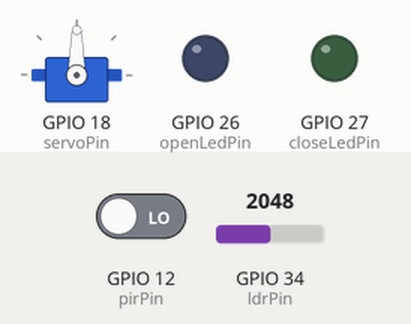
The sketch below on a simulated ESP32. Parts: servo, output pins drawn as LEDs (lit = HIGH). The test bench sets the inputs (shaded band); at power-on: GPIO 34 (ldrPin) = 2048, GPIO 12 (pirPin) LOW. WiFi joins after 1.5 s; servers stay silent unless stated; random numbers use the default seed unless the sketch sets one; no MQTT or app messages arrive unless stated; what the sketch prints to the serial monitor is not drawn.

Above: at 7.9 s.
8.0 s: GPIO 34 (ldrPin) set to 2840
9.5 s: GPIO 34 (ldrPin) set to 2954
At 9.8 s:
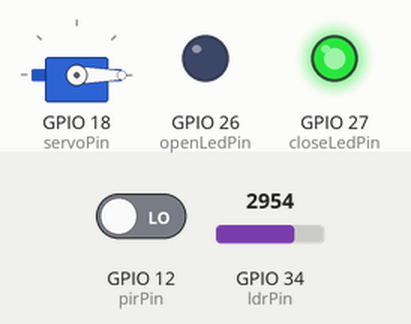
16.0 s: GPIO 34 (ldrPin) set to 2866
At 17.0 s:
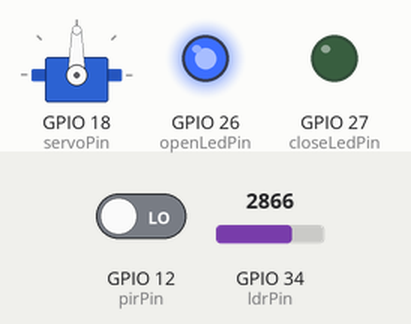
22.5 s: GPIO 34 (ldrPin) set to 3603
At 28.1 s:
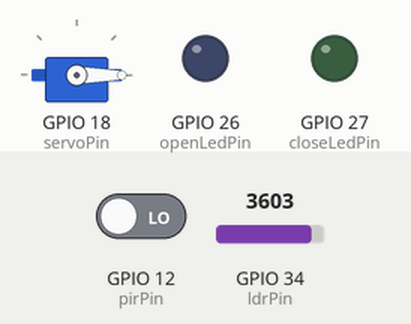
Timing chart, 0 to 29.6 s (numbered marks = the images above; inputs shaded):
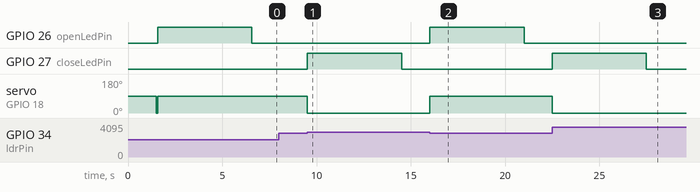

Measured:
- the behaviour switches between 2907 and 2908 on GPIO 34 (ldrPin) (found by bisection; images 0 and 1)
- after the input at 8.0 s, every drawn part: stays the same
- after the input at 9.5 s, GPIO 27 (closeLedPin): LOW → HIGH at once, → LOW 5.0 s later; servo on GPIO 18 (servoPin): 90° → 0° at once
- after the input at 16.0 s, GPIO 26 (openLedPin): LOW → HIGH at once, → LOW 5.0 s later; servo on GPIO 18 (servoPin): 0° → 90° at once
- after the input at 22.5 s, GPIO 27 (closeLedPin): LOW → HIGH at once, → LOW 5.0 s later; servo on GPIO 18 (servoPin): 90° → 0° at once

The sketch:

sketch.ino
```cpp
#include <WiFi.h>
#include "PubSubClient.h"
#include <Wire.h>
#include <RTClib.h>
#include <ESP32Servo.h>

const char* ssid = "Wokwi-GUEST";
const char* password = "";
const char* mqttServer = "broker.hivemq.com";
const int mqttPort = 1883;
char clientId[50];
char stateMessage[50];
const int LIGHT_THRESHOLD = 70;
const char* curtainScheduleTopic = "rideaux/rtc";
const char* curtainModeTopic = "rideaux/mode";
const char* curtainCommandTopic = "rideaux/commande";

WiFiClient espClient;
PubSubClient client(espClient);
Servo curtainServo;

const int pirPin = 12;
const int ldrPin = 34;
const int openLedPin = 26;
const int closeLedPin = 27;
const int servoPin = 18;
const int SDA_PIN = 21;
const int SCL_PIN = 22;

RTC_DS1307 rtc;

bool curtainState = false;
int ldrValue = 0;
int lightPercentage = 0;
bool manualOverride = false;

void setup() {
  Serial.begin(115200);
  randomSeed(analogRead(0));
  pinMode(pirPin, INPUT);
  pinMode(ldrPin, INPUT);
  pinMode(openLedPin, OUTPUT);
  pinMode(closeLedPin, OUTPUT);

  curtainServo.attach(servoPin);
  Wire.begin(SDA_PIN, SCL_PIN);
  if (!rtc.begin()) {
    Serial.println("Couldn't find RTC");
    while (1);
  }
  if (!rtc.isrunning()) {
    Serial.println("RTC is NOT running, let's set the time!");
    rtc.adjust(DateTime(F(__DATE__), F(__TIME__)));
  }

  Serial.println();
  Serial.print("Connecting to ");
  Serial.println(ssid);

  wifiConnect();

  Serial.println("");
  Serial.println("WiFi connected");
  Serial.println("IP address: ");
  Serial.println(WiFi.localIP());

  client.setServer(mqttServer, mqttPort);
  client.setCallback(callback);

  curtainServo.write(0);
  digitalWrite(openLedPin, LOW);
  digitalWrite(closeLedPin, LOW);
  strcpy(stateMessage, "Curtains are CLOSED");
  publishState();
}

void wifiConnect() {
  WiFi.mode(WIFI_STA);
  WiFi.begin(ssid, password);
  while (WiFi.status() != WL_CONNECTED) {
    delay(500);
    Serial.print(".");
  }
}

void mqttReconnect() {
  while (!client.connected()) {
    Serial.print("Attempting MQTT connection...");
    long r = random(1000);
    sprintf(clientId, "clientId-%ld", r);
    if (client.connect(clientId)) {
      Serial.print(clientId);
      Serial.println(" connected");
      client.subscribe(curtainCommandTopic);
      client.subscribe(curtainModeTopic);
      client.subscribe(curtainScheduleTopic);
    } else {
      Serial.print("failed, rc=");
      Serial.print(client.state());
      Serial.println(" try again in 5 seconds");
      delay(5000);
    }
  }
}

void callback(char* topic, byte* message, unsigned int length) {
  Serial.print("Message arrived on topic: ");
  Serial.print(topic);
  Serial.print(". Message: ");
  String stMessage;
  for (int i = 0; i < length; i++) {
    Serial.print((char)message[i]);
    stMessage += (char)message[i];
  }
  Serial.println();

  if (String(topic) == curtainModeTopic) {
    if (stMessage == "manual") {
      manualOverride = true;
      Serial.println("Manual mode activated");
    } else if (stMessage == "auto") {
      manualOverride = false;
      Serial.println("Auto mode activated");
    }
  }

 if (String(topic) == curtainScheduleTopic) {
    int targetHour = stMessage.substring(0, 2).toInt();
    int targetMinute = stMessage.substring(3).toInt();
    while (true) {
        DateTime now = rtc.now(); // Obtenir l'heure actuelle

        if (now.hour() == targetHour  && now.minute() == targetMinute) {
            if (!curtainState) {
                curtainServo.write(90); // Ouvrir le rideau
                curtainState = true;
            } else {
                curtainServo.write(0); // Fermer le rideau
                curtainState = false;
            }
            break;
        }
        delay(1000);
    }
}
  if (String(topic) == curtainCommandTopic) {
    Serial.print("Changing curtains to ");
    if (manualOverride && stMessage == "open" && !curtainState) {
      Serial.println("open");
      curtainServo.write(90);
      curtainState = true;
      strcpy(stateMessage, "Curtains are OPEN");
      digitalWrite(openLedPin, HIGH);
      delay(1000);
      digitalWrite(openLedPin, LOW);
    }
    if (manualOverride && stMessage == "close" && curtainState) {
      Serial.println("close");
      curtainServo.write(0);
      curtainState = false;
      strcpy(stateMessage, "Curtains are CLOSED");
      digitalWrite(closeLedPin, HIGH);
      delay(1000);
      digitalWrite(closeLedPin, LOW);
    }
    publishState();
  }
}

void publishState() {
  client.publish("STATCURTAINS", stateMessage);
  client.publish("LIGHTPERCENTAGE", String(lightPercentage).c_str());
  client.publish("PIRSENSOR", String(digitalRead(pirPin)).c_str());
  client.publish("LDRSENSOR", String(ldrValue).c_str());
}

void loop() {
  delay(10);
  if (!client.connected()) {
    mqttReconnect();
  }
  client.loop();

  ldrValue = analogRead(ldrPin);
  lightPercentage = map(ldrValue, 0, 4095, 0, 100);

  if (!manualOverride) {
    if (digitalRead(pirPin) == HIGH) {
      if (!curtainState) {
        curtainServo.write(90);
        curtainState = true;
        digitalWrite(openLedPin, HIGH);
        delay(5000);
        digitalWrite(openLedPin, LOW);
        strcpy(stateMessage, "Curtains are OPEN");
      }
    } else {
      if (lightPercentage > LIGHT_THRESHOLD) {
        if (curtainState) {
          curtainServo.write(0);
          curtainState = false;
          digitalWrite(closeLedPin, HIGH);
          delay(5000);
          digitalWrite(closeLedPin, LOW);
          strcpy(stateMessage, "Curtains are CLOSED");
        }
      } else {
        if (!curtainState) {
          curtainServo.write(90);
          curtainState = true;
          digitalWrite(openLedPin, HIGH);
          delay(5000);
          digitalWrite(openLedPin, LOW);
          strcpy(stateMessage,"Curtains are OPEN");
}
}
}
}
publishState();
}
```
